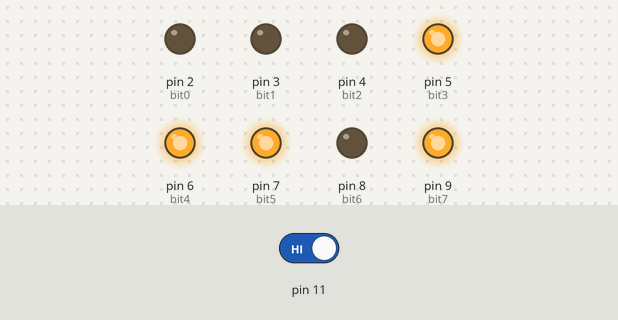
Bench run of a sketch on a simulated Arduino Uno, built with avr-gcc and run on an emulated ATmega328P. Shown: output pins drawn as LEDs (lit = HIGH). Inputs (shaded band) come from the test bench; at power-on: pin 11 HIGH.

Above: at 2.8 s.
2.9 s: pin 11 driven LOW
At 3.4 s:
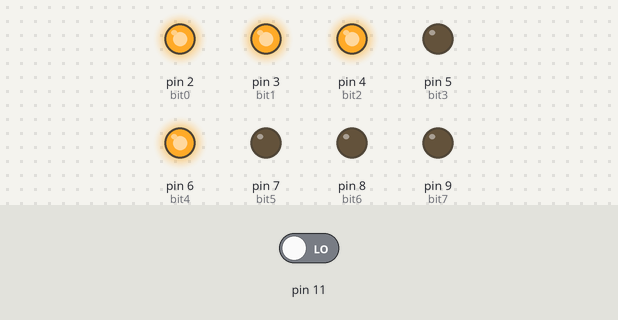
4.5 s: pin 11 driven HIGH
At 6.3 s:
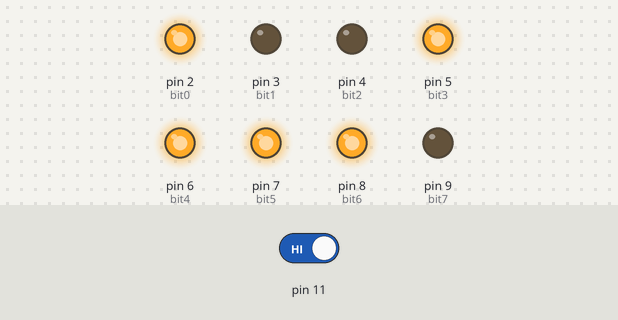
At 7.2 s:
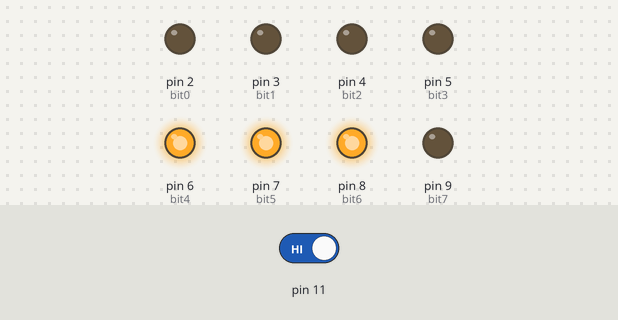
Timing chart, 0 to 34.0 s (numbered marks = the images above; inputs shaded):
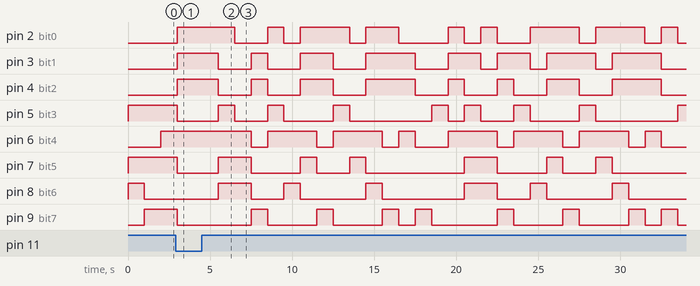

The sketch:

output.ino
```cpp
const int bit0 = 2;
const int bit1 = 3;
const int bit2 = 4;
const int bit3 = 5;
const int bit4 = 6;
const int bit5 = 7;
const int bit6 = 8;
const int bit7 = 9;
const int clk = 10;

int data[] = {

0b01101000,
0b10101000,
0b10111000,
0b00010111,
0b01111001,
0b01110000,
0b10000110,
0b00011001,
0b01010000,
0b00110111,
0b10000111,
0b00011001,
0b00110000,
0b01010111,
0b10000111,
0b00010110,
0b10000000,
0b00001000,
0b00010111,
0b01111010,
0b01110001,
0b10000110,
0b00011010,
0b01010001,
0b00110111,
0b10000111,
0b00011010,
0b00110001,
0b01010111,
0b10000111,
0b00010110,
0b10000001,
0b00001000,
0b00010111,
0b01111011,
0b01110010,
0b10000110,
0b00011011,
0b01010010,
0b00110111,
0b10000111,
0b00011011,
0b00110010,
0b01010111,
0b10000111,
0b00010110,
0b10000010,
0b00001000,
0b00010111,
0b01111100,
0b01110011,
0b10000110,
0b00011100,
0b01010011,
0b00110111,
0b10000111,
0b00011100,
0b00110011,
0b01010111,
0b10000111,
0b00010110,
0b10000011,
0b00001000,
0b00010111,
0b01111101,
0b01110100,
0b10000110,
0b00011101,
0b01010100,
0b00110111,
0b10000111,
0b00011101,
0b00110100,
0b01010111,
0b10000111,
0b00010110,
0b10000100,
0b00001000,
0b00010111,
0b01111110,
0b01110101,
0b10000110,
0b00011110,
0b01010101,
0b00110111,
0b10000111,
0b00011110,
0b00110101,
0b01010111,
0b10000111,
0b00010110,
0b10000101,
0b00010111,
0b10000110,
0b01001000,
0b10000111,
0b11111000

};

int program_length = sizeof(data) / sizeof(data[0]);

void setup() {

	pinMode (bit0, OUTPUT);
	pinMode (bit1, OUTPUT);
	pinMode (bit2, OUTPUT);
	pinMode (bit3, OUTPUT);
	pinMode (bit4, OUTPUT);
	pinMode (bit5, OUTPUT);
	pinMode (bit6, OUTPUT);
	pinMode (bit7, OUTPUT);
	pinMode (clk, OUTPUT);
	pinMode (11, INPUT);

}

void loop() {

	// store program in SRAM
	for (int y = 0; y < program_length; y++) {

		// initialize all bits as LOW
		digitalWrite(bit0, LOW);
		digitalWrite(bit1, LOW);
		digitalWrite(bit2, LOW);
		digitalWrite(bit3, LOW);
		digitalWrite(bit4, LOW);
		digitalWrite(bit5, LOW);
		digitalWrite(bit6, LOW);
		digitalWrite(bit7, LOW);
		digitalWrite(clk, LOW);
		digitalWrite(11, LOW);

		// write HIGH for the appropriate bits
		if(bitRead(data[y], 0) == 1) {digitalWrite(bit0, HIGH);}
		if(bitRead(data[y], 1) == 1) {digitalWrite(bit1, HIGH);}
		if(bitRead(data[y], 2) == 1) {digitalWrite(bit2, HIGH);}
		if(bitRead(data[y], 3) == 1) {digitalWrite(bit3, HIGH);}
		if(bitRead(data[y], 4) == 1) {digitalWrite(bit4, HIGH);}
		if(bitRead(data[y], 5) == 1) {digitalWrite(bit5, HIGH);}
		if(bitRead(data[y], 6) == 1) {digitalWrite(bit6, HIGH);}
		if(bitRead(data[y], 7) == 1) {digitalWrite(bit7, HIGH);}

		// pulse the clock
		//digitalWrite(clk, HIGH);
		//delay(200);
		//digitalWrite(clk, LOW);
		//delay(200);

		// wait for manual clock
        while (digitalRead(11) == LOW) {}

		// pulse the clock
		digitalWrite(13, HIGH);
		delay(1000);
	}

	// stop loop() after the for loop is done
	while(1);
}
```

Measured:
- after the input at 2.9 s, pin 3 (bit1), pin 4 (bit2): goes on until 3.0 s, then stays HIGH; pin 5 (bit3), pin 7 (bit5): goes on until 3.0 s, then stays LOW; pin 8 (bit6): stays LOW (without the input it goes to HIGH after 1.1 s)
- after the input at 4.5 s, pin 2 (bit0): HIGH → LOW after 2.0 s, → HIGH 2.0 s later, → LOW 1.0 s later, → HIGH 1.0 s later, … (17 changes in this stretch); pin 3 (bit1): HIGH → LOW after 1.0 s, → HIGH 2.0 s later, → LOW 1.0 s later, → HIGH 2.0 s later, … (15 changes in this stretch)
